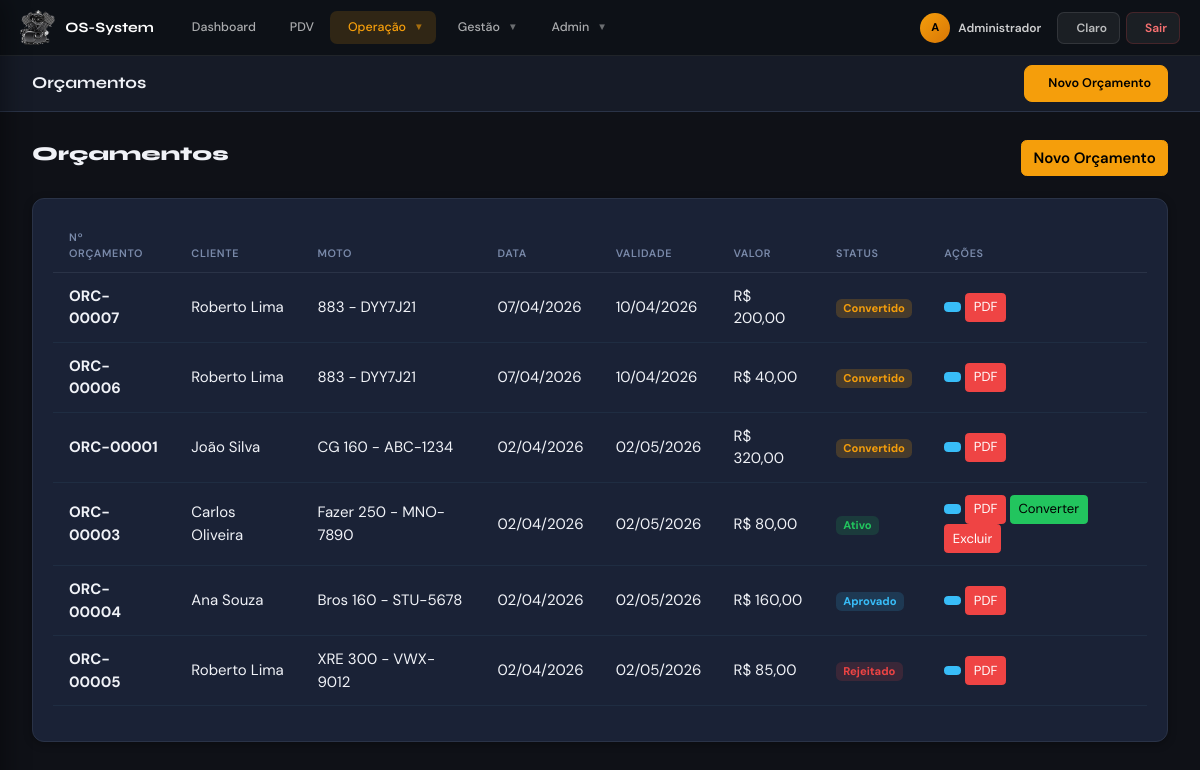
The app's page /modules/orcamentos/orcamentos.php (signed in) with its own data.
### tables this page shows
CREATE TABLE `orcamentos` (
  `id` int(11) NOT NULL,
  `numero_orcamento` varchar(20) NOT NULL,
  `cliente_id` int(11) NOT NULL,
  `moto_id` int(11) NOT NULL,
  `data_criacao` timestamp NULL DEFAULT CURRENT_TIMESTAMP,
  `data_validade` date NOT NULL,
  `status` enum('ativo','aprovado','rejeitado','convertido') DEFAULT 'ativo',
  `observacoes` text,
  `convertido_os_id` int(11) DEFAULT NULL
);

CREATE TABLE `clientes` (
  `id` int(11) NOT NULL,
  `nome` varchar(100) NOT NULL,
  `cpf_cnpj` varchar(20) DEFAULT NULL,
  `telefone` varchar(20) DEFAULT NULL,
  `email` varchar(100) DEFAULT NULL,
  `endereco` text,
  `created_at` timestamp NULL DEFAULT CURRENT_TIMESTAMP
);

CREATE TABLE `motos` (
  `id` int(11) NOT NULL,
  `cliente_id` int(11) NOT NULL,
  `placa` varchar(10) NOT NULL,
  `modelo` varchar(50) DEFAULT NULL,
  `marca` varchar(50) DEFAULT NULL,
  `ano` int(4) DEFAULT NULL,
  `cor` varchar(20) DEFAULT NULL,
  `chassi` varchar(50) DEFAULT NULL,
  `created_at` timestamp NULL DEFAULT CURRENT_TIMESTAMP
);

### config/sistema.php (called while the page is built)
<?php
return array (
  'nome_sistema' => 'OS-System',
  'nome_oficina' => 'Oficina de Motos',
  'telefone' => '',
  'email' => '',
  'endereco' => '',
  'cnpj' => '',
  'cor_primaria' => '#f59e0b',
  'logo_path' => 'assets/images/logo-pequena.png',
);

### config/config.php (called while the page is built, shortened)
<?php
require_once __DIR__ . '/../modules/auth/auth.php';
$database = new Database();
$db       = $database->getConnection();
$auth     = new Auth($db);

### modules/auth/auth.php (called while the page is built, shortened)
<?php
class Auth {
    public function isLoggedIn() {
        return isset($_SESSION['usuario_id']);
    }
    public function getCurrentUser() {
        if($this->isLoggedIn()) {
            return [
                'id' => $_SESSION['usuario_id'],
                'nome' => $_SESSION['usuario_nome'],
                'perfil' => $_SESSION['usuario_perfil']
            ];
        }
        return null;
    }
}
?>

### modules/orcamentos/orcamentos.php (the view, shortened to what this page needs)
<?php
require_once '../../config/config.php';
$orcamentos = $db->query("SELECT o.*, c.nome as cliente_nome, m.modelo as moto_modelo, m.placa FROM orcamentos o JOIN clientes c ON o.cliente_id = c.id JOIN motos m ON o.moto_id = m.id ORDER BY o.data_criacao DESC")->fetchAll(PDO::FETCH_ASSOC);
?>
<?php include '../../includes/sidebar.php'; ?>
<header class="os-topbar">
  <div class="topbar-title">Orçamentos</div>
  <div class="topbar-actions"><a href="form_orcamento.php" class="btn-os btn-os-primary"><i class="ph-bold ph-plus-circle"></i> Novo Orçamento</a></div>
</header>
<main class="os-content">
<div class="d-flex justify-content-between align-items-center mb-4">
            <h2><i class="ph-bold ph-file-text"></i> Orçamentos</h2>
            <button class="btn btn-primary" data-bs-toggle="modal" data-bs-target="#modalOrcamento" onclick="limparOrcamento()">
                <i class="ph-bold ph-plus-circle"></i> Novo Orçamento
            </button>
        </div>
        <div class="card">
            <div class="card-body">
                <div class="table-responsive">
                    <table class="table table-hover">
                        <thead>
                            <tr>
                                <th>Nº Orçamento</th>
                                <th>Cliente</th>
                                <th>Moto</th>
                                <th>Data</th>
                                <th>Validade</th>
                                <th>Valor</th>
                                <th>Status</th>
                                <th>Ações</th>
                            </tr>
                        </thead>
                        <tbody>
                            <?php foreach($orcamentos as $orc):
                                $stmt_io = $db->prepare("SELECT SUM(quantidade * valor_unitario) as total FROM orcamento_itens WHERE orcamento_id = ?"); $stmt_io->execute([$orc['id']]); $itens_orc = $stmt_io->fetch(PDO::FETCH_ASSOC);
                                $total = $itens_orc['total'] ?? 0;
                                $status_badge = ['ativo'=>'success', 'aprovado'=>'info', 'rejeitado'=>'danger', 'convertido'=>'primary'];
                                $status_text = ['ativo'=>'Ativo', 'aprovado'=>'Aprovado', 'rejeitado'=>'Rejeitado', 'convertido'=>'Convertido'];
                            ?>
                            <tr>
                                <td><strong><?php echo $orc['numero_orcamento']; ?></strong></td>
                                <td><?php echo $orc['cliente_nome']; ?></td>
                                <td><?php echo $orc['moto_modelo'] . ' - ' . $orc['placa']; ?></td>
                                <td><?php echo date('d/m/Y', strtotime($orc['data_criacao'])); ?></td>
                                <td><?php echo date('d/m/Y', strtotime($orc['data_validade'])); ?></td>
                                <td>R$ <?php echo number_format($total, 2, ',', '.'); ?></td>
                                <td><span class="badge bg-<?php echo $status_badge[$orc['status']]; ?>"><?php echo $status_text[$orc['status']]; ?></span></td>
                                <td>
                                    <button class="btn btn-sm btn-info" onclick="verDetalhes(<?php echo $orc['id']; ?>)">
                                    </button>
                                    <button class="btn btn-sm btn-danger" onclick="gerarPDF(<?php echo $orc['id']; ?>)">
                                        <i class="ph-bold ph-file-pdf"></i> PDF
                                    </button>
                                    <?php if($orc['status'] == 'ativo'): ?>
                                    <button class="btn btn-sm btn-success" onclick="confirmarConversao(<?php echo $orc['id']; ?>)">
                                        <i class="ph-bold ph-arrows-clockwise"></i> Converter
                                    </button>
                                    <button class="btn btn-sm btn-danger" onclick="confirmarExclusaoOrcamento(<?php echo $orc['id']; ?>, '<?php echo addslashes($orc['numero_orcamento']); ?>')">
                                        <i class="ph-bold ph-trash"></i> Excluir
                                    </button>
                                    <?php endif; ?>
                                 </tr>
                            <?php endforeach; ?>
                        </tbody>
                     </div>
                </div>
            </div>
</main>
</div>

### includes/sidebar.php (shortened to what this page needs)
<?php
$_sistemaConfig = [];
$_cfgPath = __DIR__ . '/../config/sistema.php';
if (file_exists($_cfgPath)) {
    $_sistemaConfig = include $_cfgPath;
}
$_sistemaConfig = array_merge([
    'nome_sistema' => 'OS-System',
    'logo_path'    => '',
    'cor_primaria' => '#f59e0b',
], $_sistemaConfig);
$usuario = $auth->getCurrentUser();
$baseUrl = defined('BASE_URL') ? BASE_URL : '';
$tema    = $_COOKIE['os_tema'] ?? 'dark';
$current = basename($_SERVER['PHP_SELF']);
$iniciais = '';
if ($usuario && !empty($usuario['nome'])) {
    $p = explode(' ', $usuario['nome']);
    $iniciais = strtoupper(substr($p[0],0,1)) . (count($p)>1 ? strtoupper(substr(end($p),0,1)) : '');
}
?>
<!DOCTYPE html>
<html lang="pt-br" data-theme="<?= htmlspecialchars($tema) ?>">
<head>
  <link href="https://cdn.jsdelivr.net/npm/bootstrap@5.3.0/dist/css/bootstrap.min.css" rel="stylesheet">
  <link rel="stylesheet" href="https://unpkg.com/@phosphor-icons/web@2.1.1/src/bold/style.css">
  <link rel="stylesheet" href="https://cdn.jsdelivr.net/npm/sweetalert2@11/dist/sweetalert2.min.css">
  <link rel="stylesheet" href="<?= $baseUrl ?>/assets/css/os-theme.css">
</head>
<body>
<nav class="os-navbar">
  <a href="<?= $baseUrl ?>/index.php" class="nav-brand">
    <?php if (!empty($_sistemaConfig['logo_path'])): ?>
      <img src="<?= rtrim($baseUrl, '/') . '/' . ltrim(htmlspecialchars($_sistemaConfig['logo_path']), '/') ?>"
           alt="Logo" style="height:36px;max-width:120px;object-fit:contain;border-radius:4px">
    <?php else: ?>
      <div class="nav-brand-icon"><i class="ph-bold ph-motorcycle"></i></div>
    <?php endif; ?>
    <span class="nav-brand-name"><?= htmlspecialchars($_sistemaConfig['nome_sistema']) ?></span>
  </a>
  <a href="<?= $baseUrl ?>/index.php"
     class="nav-link-top <?= $current==='index.php'?'active':'' ?>">
    <i class="ph-bold ph-speedometer"></i> Dashboard
  </a>
  <a href="<?= $baseUrl ?>/modules/pdv/pdv.php"
     class="nav-link-top <?= $current==='pdv.php'?'active':'' ?>">
    <i class="ph-bold ph-cash-register"></i> PDV
  </a>
  <div class="nav-item-top">
    <button class="nav-link-top <?= in_array($current,['os.php','orcamentos.php','clientes.php','form_laudo.php','laudo.php'])?'active':'' ?>">
      <i class="ph-bold ph-wrench"></i> Operação <span class="chevron">▼</span>
    </button>
  </div>
  <div class="nav-item-top">
    <button class="nav-link-top <?= in_array($current,['produtos.php','servicos.php','estoque.php','mao_de_obra.php'])?'active':'' ?>">
      <i class="ph-bold ph-package"></i> Gestão <span class="chevron">▼</span>
    </button>
  </div>
  <div class="nav-item-top">
    <button class="nav-link-top <?= in_array($current,['relatorios.php','usuarios.php','mercadopago.php','configuracoes.php'])?'active':'' ?>">
      <i class="ph-bold ph-shield-check"></i> Admin <span class="chevron">▼</span>
    </button>
  </div>
  <div class="nav-right">
    <div class="nav-user">
      <div class="nav-avatar"><?= htmlspecialchars($iniciais) ?></div>
      <span class="nav-user-name"><?= htmlspecialchars($usuario['nome'] ?? '') ?></span>
    </div>
    <button class="nav-btn" onclick="toggleTema()">
      <span id="tema-label"></span>
    </button>
    <a href="#" class="nav-btn danger"
       onclick="confirmarSaida(event)">
      <i class="ph-bold ph-sign-out"></i> Sair
    </a>
  </div>
</nav>
<div class="os-main">

### includes/sidebar.php (style rules this page uses)
.os-navbar { position: fixed; top: 0; left: 0; right: 0; height: 56px; background: var(--sidebar-bg); border-bottom: 1px solid rgba(255,255,255,.08); display: flex; align-items: center; padding: 0 20px; gap: 4px; z-index: 1000; font-family: var(--font-body); }
.nav-brand { display: flex; align-items: center; gap: 10px; margin-right: 16px; text-decoration: none; flex-shrink: 0; }
.nav-brand-name { font-family: var(--font-display); font-size: .95rem; font-weight: 700; color: #fff; white-space: nowrap; }
.nav-item-top { position: relative; }
.nav-link-top { display: flex; align-items: center; gap: 6px; padding: 7px 12px; border-radius: 7px; color: rgba(255,255,255,.65); font-size: .83rem; font-weight: 500; cursor: pointer; text-decoration: none; white-space: nowrap; transition: all .15s; border: none; background: none; font-family: var(--font-body); }
.nav-link-top:hover, .nav-link-top.active { background: rgba(245,158,11,.15); color: var(--accent); }
.nav-link-top .chevron { font-size: .65rem; margin-left: 2px; opacity: .6; }
.nav-right { margin-left: auto; display: flex; align-items: center; gap: 6px; flex-shrink: 0; }
.nav-user { display: flex; align-items: center; gap: 8px; padding: 5px 10px; border-radius: 8px; cursor: default; }
.nav-avatar { width: 30px; height: 30px; background: linear-gradient(135deg, var(--accent), var(--accent-dark)); border-radius: 50%; display: flex; align-items: center; justify-content: center; font-size: .75rem; font-weight: 700; color: #000; flex-shrink: 0; }
.nav-user-name { font-size: .8rem; font-weight: 600; color: rgba(255,255,255,.8); max-width: 120px; overflow: hidden; text-overflow: ellipsis; white-space: nowrap; }
.nav-btn { display: flex; align-items: center; gap: 6px; padding: 6px 12px; border-radius: 7px; font-size: .8rem; font-weight: 600; cursor: pointer; transition: all .15s; text-decoration: none; border: 1px solid rgba(255,255,255,.1); background: rgba(255,255,255,.06); color: rgba(255,255,255,.7); font-family: var(--font-body); white-space: nowrap; }
.nav-btn.danger { border-color: rgba(239,68,68,.2); color: #f87171; }
.os-main { margin-left: 0 !important; padding-top: 56px; }
.os-topbar { top: 56px; }

### records on screen
orcamentos: numero_orcamento "ORC-00007", cliente.nome "Roberto Lima", moto.modelo "883", moto.placa "DYY7J21", data_criacao "07/04/2026", data_validade "10/04/2026", total "200,00", status "Convertido"
orcamentos: numero_orcamento "ORC-00006", cliente.nome "Roberto Lima", moto.modelo "883", moto.placa "DYY7J21", data_criacao "07/04/2026", data_validade "10/04/2026", total "40,00", status "Convertido"
orcamentos: numero_orcamento "ORC-00001", cliente.nome "João Silva", moto.modelo "CG 160", moto.placa "ABC-1234", data_criacao "02/04/2026", data_validade "02/05/2026", total "320,00", status "Convertido"
orcamentos: numero_orcamento "ORC-00003", cliente.nome "Carlos Oliveira", moto.modelo "Fazer 250", moto.placa "MNO-7890", data_criacao "02/04/2026", data_validade "02/05/2026", total "80,00", status "Ativo"
orcamentos: numero_orcamento "ORC-00004", cliente.nome "Ana Souza", moto.modelo "Bros 160", moto.placa "STU-5678", data_criacao "02/04/2026", data_validade "02/05/2026", total "160,00", status "Aprovado"
orcamentos: numero_orcamento "ORC-00005", cliente.nome "Roberto Lima", moto.modelo "XRE 300", moto.placa "VWX-9012", data_criacao "02/04/2026", data_validade "02/05/2026", total "85,00", status "Rejeitado"

### other values on screen
$_sistemaConfig['nome_sistema'] "OS-System"
$iniciais "A"
$usuario['nome'] "Administrador"
